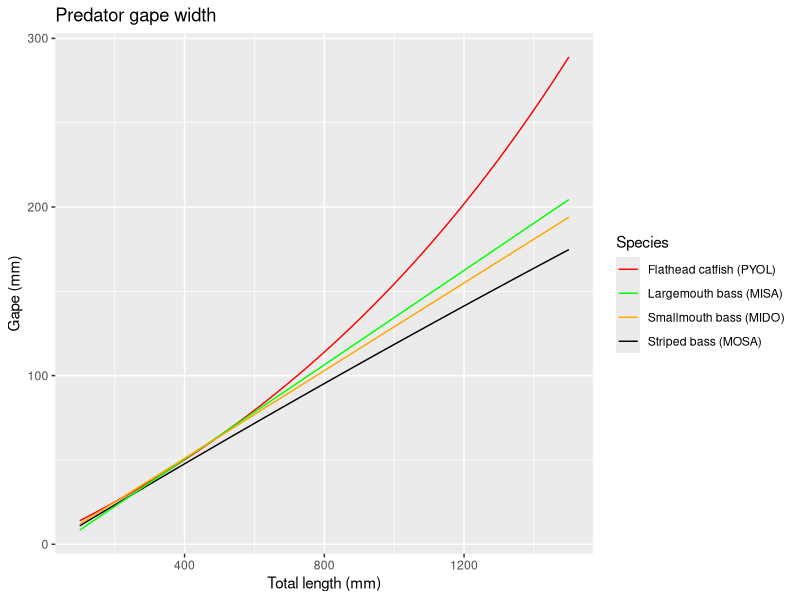

R code for this plot:
library(dplyr)
library(ggplot2)
library(purrr)

# each equation corresponds to a gape-width line equation for 4 different predators: 
# MOSA(striped bass), PYOL(Flathead Catfish), MISA(Largemouth Bass), MIDO(Smallmouth Bass)
equations <- list(MOSA = function(TL) {-1.502 + (0.125 * TL) - (0.000005 * TL^2)},
                  PYOL = function(TL) {(123 * 2.718^(0.0008*TL)) - 119.3},
                  MISA = function(TL) {(0.14*TL) - 5.59}, 
                  MIDO = function(TL) {(0.13*TL) - 1.05})


# Create an empty ggplot object
gw_plot <- ggplot(data.frame(TL = seq(100,1500,5)), aes(x = TL)) +
  stat_function(fun = equations$MOSA, aes(colour = "Striped bass (MOSA)")) +
  stat_function(fun = equations$PYOL, aes(colour = "Flathead catfish (PYOL)")) +
  stat_function(fun = equations$MISA, aes(colour = "Largemouth bass (MISA)")) +
  stat_function(fun = equations$MIDO, aes(colour = "Smallmouth bass (MIDO)")) +
  scale_colour_manual("Species", values = c("red", "green", "orange", "black")) +
  labs(x = "Total length (mm)", y = "Gape (mm)", title = "Predator gape width")

gw_plot
# Add each function to the plot


# inverse function script to inverse Gape width formulas
inverse <- function(f, lower, upper){
  function(y){
    uniroot(function(x){f(x) - y}, lower = lower, upper = upper, tol=1e-3)[1]
  }
}


GW_index_min = 1.0
GW_index_max = 1.2



